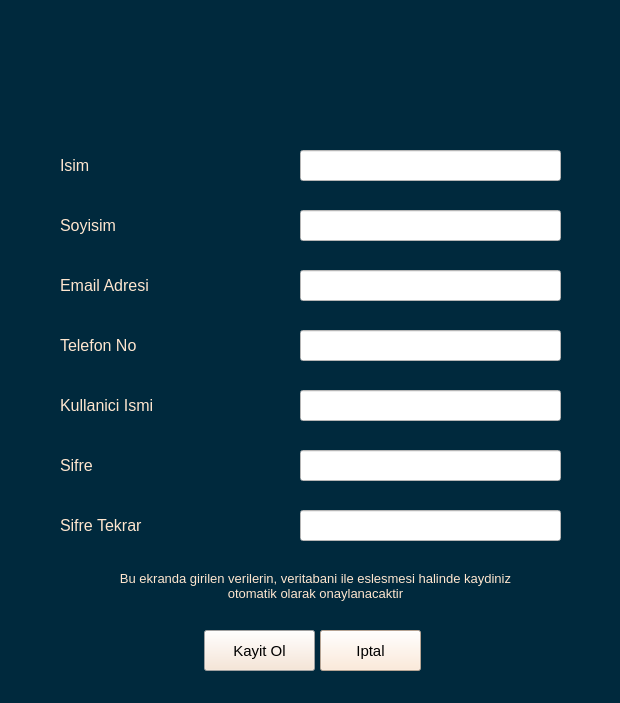
<?xml version="1.0" encoding="UTF-8"?>
<ui version="4.0">
 <class>Dialog</class>
 <widget class="QDialog" name="Dialog">
  <property name="geometry">
   <rect>
    <x>0</x>
    <y>0</y>
    <width>620</width>
    <height>703</height>
   </rect>
  </property>
  <property name="windowTitle">
   <string>Giris Ekrani</string>
  </property>
  <property name="styleSheet">
   <string notr="true">background-color: rgb(0, 41, 61);
selection-background-color: rgb(255, 255, 255);</string>
  </property>
  <property name="locale">
   <locale language="Turkish" country="Turkey"/>
  </property>
  <widget class="QPushButton" name="pushButton">
   <property name="geometry">
    <rect>
     <x>204</x>
     <y>630</y>
     <width>111</width>
     <height>41</height>
    </rect>
   </property>
   <property name="font">
    <font>
     <family>Arial</family>
     <pointsize>11</pointsize>
    </font>
   </property>
   <property name="toolTip">
    <string>Giris Yap</string>
   </property>
   <property name="styleSheet">
    <string notr="true">background-color: rgb(255, 230, 207);</string>
   </property>
   <property name="text">
    <string>Kayit Ol</string>
   </property>
  </widget>
  <widget class="QPushButton" name="pushButton_2">
   <property name="geometry">
    <rect>
     <x>320</x>
     <y>630</y>
     <width>101</width>
     <height>41</height>
    </rect>
   </property>
   <property name="font">
    <font>
     <family>Arial</family>
     <pointsize>11</pointsize>
    </font>
   </property>
   <property name="toolTip">
    <string>Iptal</string>
   </property>
   <property name="styleSheet">
    <string notr="true">background-color: rgb(255, 230, 207);</string>
   </property>
   <property name="text">
    <string>Iptal</string>
   </property>
  </widget>
  <widget class="QLineEdit" name="lineEdit">
   <property name="geometry">
    <rect>
     <x>300</x>
     <y>390</y>
     <width>261</width>
     <height>31</height>
    </rect>
   </property>
   <property name="styleSheet">
    <string notr="true">background-color: rgb(255, 255, 255);</string>
   </property>
  </widget>
  <widget class="QLineEdit" name="lineEdit_2">
   <property name="geometry">
    <rect>
     <x>300</x>
     <y>450</y>
     <width>261</width>
     <height>31</height>
    </rect>
   </property>
   <property name="styleSheet">
    <string notr="true">background-color: rgb(255, 255, 255);</string>
   </property>
  </widget>
  <widget class="QLabel" name="label">
   <property name="geometry">
    <rect>
     <x>60</x>
     <y>390</y>
     <width>150</width>
     <height>31</height>
    </rect>
   </property>
   <property name="font">
    <font>
     <family>Arial</family>
     <pointsize>12</pointsize>
     <stylestrategy>PreferDefault</stylestrategy>
    </font>
   </property>
   <property name="mouseTracking">
    <bool>false</bool>
   </property>
   <property name="toolTip">
    <string>Kullanici Numarasi</string>
   </property>
   <property name="styleSheet">
    <string notr="true">color:  rgb(255, 230, 207);
</string>
   </property>
   <property name="text">
    <string>Kullanici Ismi</string>
   </property>
   <property name="alignment">
    <set>Qt::AlignLeading|Qt::AlignLeft|Qt::AlignVCenter</set>
   </property>
  </widget>
  <widget class="QLabel" name="label_2">
   <property name="geometry">
    <rect>
     <x>60</x>
     <y>450</y>
     <width>150</width>
     <height>31</height>
    </rect>
   </property>
   <property name="font">
    <font>
     <family>Arial</family>
     <pointsize>12</pointsize>
     <stylestrategy>PreferDefault</stylestrategy>
    </font>
   </property>
   <property name="mouseTracking">
    <bool>false</bool>
   </property>
   <property name="toolTip">
    <string>Sifre</string>
   </property>
   <property name="styleSheet">
    <string notr="true">color:  rgb(255, 230, 207);</string>
   </property>
   <property name="text">
    <string>Sifre</string>
   </property>
   <property name="alignment">
    <set>Qt::AlignLeading|Qt::AlignLeft|Qt::AlignVCenter</set>
   </property>
  </widget>
  <widget class="QLabel" name="label_4">
   <property name="geometry">
    <rect>
     <x>270</x>
     <y>20</y>
     <width>91</width>
     <height>91</height>
    </rect>
   </property>
   <property name="text">
    <string/>
   </property>
   <property name="pixmap">
    <pixmap>logo_hq.png</pixmap>
   </property>
   <property name="scaledContents">
    <bool>true</bool>
   </property>
  </widget>
  <widget class="QLineEdit" name="lineEdit_3">
   <property name="geometry">
    <rect>
     <x>300</x>
     <y>510</y>
     <width>261</width>
     <height>31</height>
    </rect>
   </property>
   <property name="styleSheet">
    <string notr="true">background-color: rgb(255, 255, 255);</string>
   </property>
  </widget>
  <widget class="QLabel" name="label_3">
   <property name="geometry">
    <rect>
     <x>60</x>
     <y>510</y>
     <width>150</width>
     <height>31</height>
    </rect>
   </property>
   <property name="font">
    <font>
     <family>Arial</family>
     <pointsize>12</pointsize>
     <stylestrategy>PreferDefault</stylestrategy>
    </font>
   </property>
   <property name="mouseTracking">
    <bool>false</bool>
   </property>
   <property name="toolTip">
    <string>Sifre</string>
   </property>
   <property name="styleSheet">
    <string notr="true">color:  rgb(255, 230, 207);</string>
   </property>
   <property name="text">
    <string>Sifre Tekrar</string>
   </property>
   <property name="alignment">
    <set>Qt::AlignLeading|Qt::AlignLeft|Qt::AlignVCenter</set>
   </property>
  </widget>
  <widget class="QLineEdit" name="lineEdit_4">
   <property name="geometry">
    <rect>
     <x>300</x>
     <y>210</y>
     <width>261</width>
     <height>31</height>
    </rect>
   </property>
   <property name="styleSheet">
    <string notr="true">background-color: rgb(255, 255, 255);</string>
   </property>
  </widget>
  <widget class="QLabel" name="label_5">
   <property name="geometry">
    <rect>
     <x>60</x>
     <y>270</y>
     <width>150</width>
     <height>31</height>
    </rect>
   </property>
   <property name="font">
    <font>
     <family>Arial</family>
     <pointsize>12</pointsize>
     <stylestrategy>PreferDefault</stylestrategy>
    </font>
   </property>
   <property name="mouseTracking">
    <bool>false</bool>
   </property>
   <property name="toolTip">
    <string>Sifre</string>
   </property>
   <property name="styleSheet">
    <string notr="true">color:  rgb(255, 230, 207);</string>
   </property>
   <property name="text">
    <string>Email Adresi</string>
   </property>
   <property name="alignment">
    <set>Qt::AlignLeading|Qt::AlignLeft|Qt::AlignVCenter</set>
   </property>
  </widget>
  <widget class="QLineEdit" name="lineEdit_5">
   <property name="geometry">
    <rect>
     <x>300</x>
     <y>270</y>
     <width>261</width>
     <height>31</height>
    </rect>
   </property>
   <property name="styleSheet">
    <string notr="true">background-color: rgb(255, 255, 255);</string>
   </property>
  </widget>
  <widget class="QLabel" name="label_6">
   <property name="geometry">
    <rect>
     <x>60</x>
     <y>150</y>
     <width>150</width>
     <height>31</height>
    </rect>
   </property>
   <property name="font">
    <font>
     <family>Arial</family>
     <pointsize>12</pointsize>
     <stylestrategy>PreferDefault</stylestrategy>
    </font>
   </property>
   <property name="mouseTracking">
    <bool>false</bool>
   </property>
   <property name="toolTip">
    <string>Kullanici Numarasi</string>
   </property>
   <property name="styleSheet">
    <string notr="true">color:  rgb(255, 230, 207);
</string>
   </property>
   <property name="text">
    <string>Isim</string>
   </property>
   <property name="alignment">
    <set>Qt::AlignLeading|Qt::AlignLeft|Qt::AlignVCenter</set>
   </property>
  </widget>
  <widget class="QLabel" name="label_7">
   <property name="geometry">
    <rect>
     <x>60</x>
     <y>210</y>
     <width>150</width>
     <height>31</height>
    </rect>
   </property>
   <property name="font">
    <font>
     <family>Arial</family>
     <pointsize>12</pointsize>
     <stylestrategy>PreferDefault</stylestrategy>
    </font>
   </property>
   <property name="mouseTracking">
    <bool>false</bool>
   </property>
   <property name="toolTip">
    <string>Sifre</string>
   </property>
   <property name="styleSheet">
    <string notr="true">color:  rgb(255, 230, 207);</string>
   </property>
   <property name="text">
    <string>Soyisim</string>
   </property>
   <property name="alignment">
    <set>Qt::AlignLeading|Qt::AlignLeft|Qt::AlignVCenter</set>
   </property>
  </widget>
  <widget class="QLineEdit" name="lineEdit_6">
   <property name="geometry">
    <rect>
     <x>300</x>
     <y>150</y>
     <width>261</width>
     <height>31</height>
    </rect>
   </property>
   <property name="styleSheet">
    <string notr="true">background-color: rgb(255, 255, 255);</string>
   </property>
  </widget>
  <widget class="QLineEdit" name="lineEdit_7">
   <property name="geometry">
    <rect>
     <x>300</x>
     <y>330</y>
     <width>261</width>
     <height>31</height>
    </rect>
   </property>
   <property name="styleSheet">
    <string notr="true">background-color: rgb(255, 255, 255);</string>
   </property>
  </widget>
  <widget class="QLabel" name="label_8">
   <property name="geometry">
    <rect>
     <x>60</x>
     <y>330</y>
     <width>150</width>
     <height>31</height>
    </rect>
   </property>
   <property name="font">
    <font>
     <family>Arial</family>
     <pointsize>12</pointsize>
     <stylestrategy>PreferDefault</stylestrategy>
    </font>
   </property>
   <property name="mouseTracking">
    <bool>false</bool>
   </property>
   <property name="toolTip">
    <string>Sifre</string>
   </property>
   <property name="styleSheet">
    <string notr="true">color:  rgb(255, 230, 207);</string>
   </property>
   <property name="text">
    <string>Telefon No</string>
   </property>
   <property name="alignment">
    <set>Qt::AlignLeading|Qt::AlignLeft|Qt::AlignVCenter</set>
   </property>
  </widget>
  <widget class="QLabel" name="label_9">
   <property name="geometry">
    <rect>
     <x>100</x>
     <y>560</y>
     <width>431</width>
     <height>51</height>
    </rect>
   </property>
   <property name="font">
    <font>
     <family>Arial</family>
     <pointsize>10</pointsize>
     <stylestrategy>PreferDefault</stylestrategy>
    </font>
   </property>
   <property name="mouseTracking">
    <bool>false</bool>
   </property>
   <property name="toolTip">
    <string>Sifre</string>
   </property>
   <property name="styleSheet">
    <string notr="true">color:  rgb(255, 230, 207);</string>
   </property>
   <property name="text">
    <string>Bu ekranda girilen verilerin, veritabani ile eslesmesi halinde kaydiniz otomatik olarak onaylanacaktir</string>
   </property>
   <property name="alignment">
    <set>Qt::AlignCenter</set>
   </property>
   <property name="wordWrap">
    <bool>true</bool>
   </property>
  </widget>
 </widget>
 <resources/>
 <connections/>
</ui>
